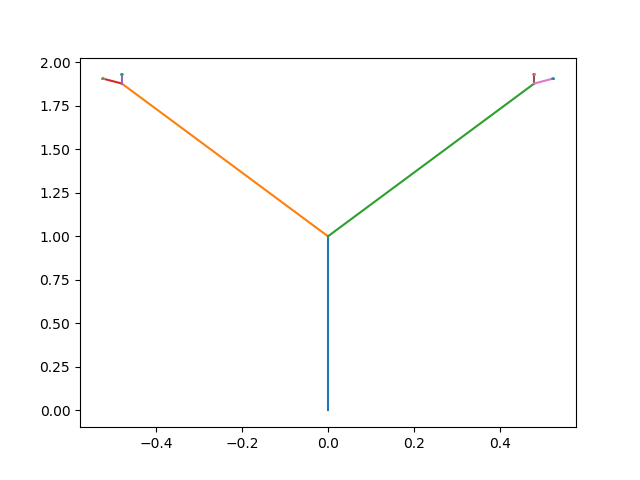

Write the Python code that produced this figure.
from math import sin, cos
from matplotlib import pyplot as plt
import yaml
from argparse import ArgumentParser


def update_branch_end(branch, j):
    for sgn in range(-1, 3, 2):
        theta = branch["start"][j][2] + sgn*branch["angle"]
        x = (branch["start"][j][0] + branch["length"]*sin(theta))
        y = (branch["start"][j][1] + branch["length"]*cos(theta))
        branch["end"].append([x, y, theta])
    return branch["end"]


def update_plot(branch, j, i):
    for i in range(-2, 0):
        plt.plot([branch["start"][j][0], branch["end"][i][0]],
                 [branch["start"][j][1], branch["end"][i][1]])


def process():
    parser = ArgumentParser(description="find the tree of life structure.")
    parser.add_argument('--length', default=1, type=float,
                        help="length of inital branch")
    parser.add_argument('--angle', default=0.05, type=float,
                        help="angle of separation between branches")
    parser.add_argument('--scale', default=0.5, type=float,
                        help="scale down of branch length per iteration")
    parser.add_argument('--iterations', default=4, type=int,
                        help="number of iterations")
    args = parser.parse_args()

    tree = yaml.load(open("config.yml"))
    tree["branch"]["length"] = args.length
    tree["branch"]["angle"] = args.angle
    tree["scale"] = args.scale
    tree["iterations"] = args.iterations

    plt.plot([0, 0], [0, 1])

    for i in range(tree["iterations"]):
        tree["branch"]["end"] = []
        for j in range(len(tree["branch"]["start"])):
            tree["branch"]["end"] = update_branch_end(tree["branch"], j)
            update_plot(tree["branch"], j, i)
        tree["branch"]["start"] = tree["branch"]["end"]
        tree["branch"]["length"] *= tree["scale"]

    plt.savefig('tree.png')


if __name__ == "__main__":
    process()
